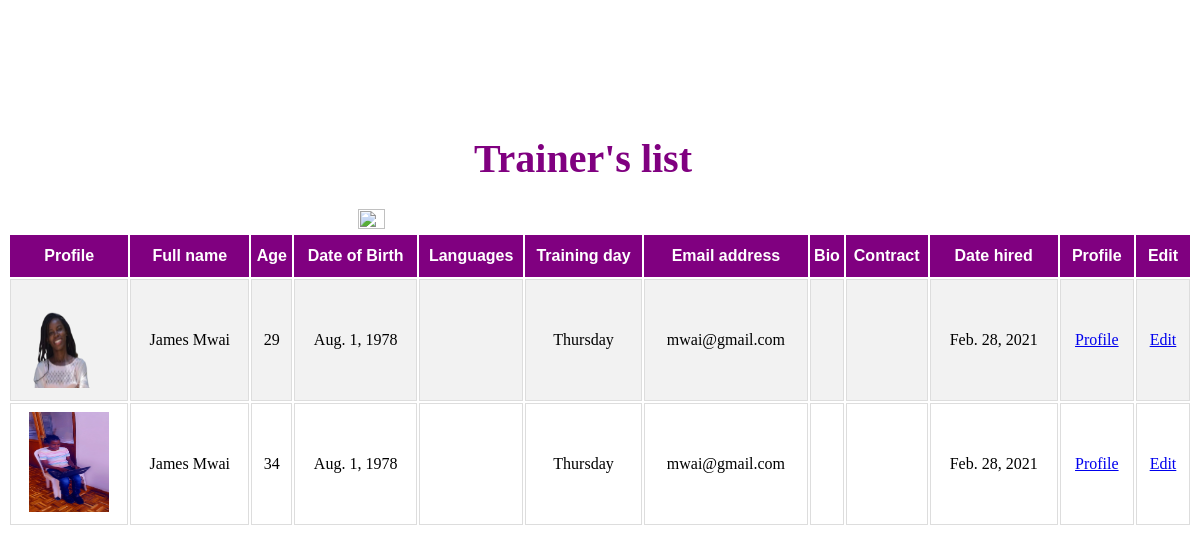
The page /trainer/trainer_list/ on the database as committed earlier.
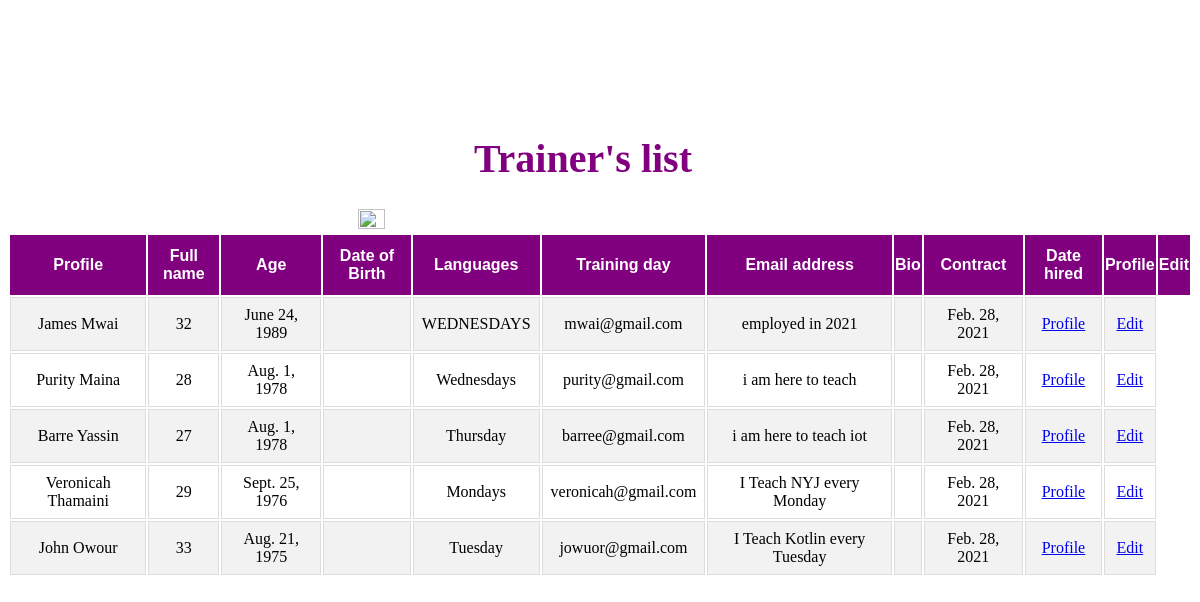
The same page on the database as committed later.
### trainer/models.py (models this page shows)
class Trainer(models.Model):
        first_name=models.CharField(max_length=12)
        last_name=models.CharField(max_length=12)
        age=models.PositiveSmallIntegerField()
        date_of_birth=models.DateField(max_length=10)
        Languages=models.TextField(null=True,blank=True)
        Training_day=models.CharField(max_length=12)
        Email_address=models.EmailField(null=True,blank=True)
        Date_joined=models.DateField(null=True,blank=True)
        profile=models.ImageField(upload_to='documents/',null=True)
        Bio=models.TextField(null=True,blank=True)
        Contract=models.FileField()
        Date_hired=models.DateField(blank=True,null=True)
        def full_name(self):
                return f"{self.first_name} {self.last_name}"

### trainer/views.py (the view)
# urls.py: path('trainer_list/',trainer_list,name='trainer_list'),
def trainer_list(request):
    trainers=Trainer.objects.all()
    return render(request,"trainer_list.html",{"trainers":trainers})

### trainer/templates/trainer_list.html (shortened to what this page needs)
<!DOCTYPE html>
<html lang="en">
<head>
</head>
<body>
    <h1 style="text-align: center;">Trainer's list</h1>
         <img class="image" src="https://previews.123rf.com/images/vectorkif/vectorkif1803/vectorkif180300175/98116905-african-american-business-man-and-business-woman-cartoon-characters-smiling-businessman-and-business.jpg" height= "15%" width= "15%"/>
    <table class="table" >
        <tr>
            <th>Profile</th>
            <th>Full name</th>
            <th>Age</th>
            <th>Date of Birth</th>
            <th>Languages</th>
            <th>Training day</th>
            <th>Email address</th>
            <th>Bio</th>
            <th>Contract</th>
            <th>Date hired</th>
            <th>Profile</th>
            <th>Edit</th>
        </tr>
        {% for trainer in trainers %}
        <tr>
            {% if trainer.profile %}
            <td><img src="{{trainer.profile.url}}" width="80px" height="100px"></td>
            {% endif %}
            <td>{{trainer.full_name}}</td>
            <td>{{trainer.age}}</td>
            <td>{{trainer.date_of_birth}}</td>
            <td>{{trainer.languages}}</td>
            <td>{{trainer.Training_day}}</td>
            <td>{{trainer.Email_address}}</td>
            <td>{{trainer.Bio}}</td>
            <td>{{trainer.contract}}</td>
            <td>{{trainer.Date_hired}}</td>
           <td><a href="{% url 'trainer_profile' id=trainer.id%}"> Profile</a></td>
         <td><a href="{% url 'edit_trainer' id=trainer.id%}">Edit</a></td>
    </tr>
    {% endfor %}
    </table>
</body>
</html>

Rows that differ between the two databases and show on the page:
changed Trainer "James Mwai": age "29" → "32"; date_of_birth "Aug. 1, 1978" → "June 24, 1989"; Training_day "Thursday" → "WEDNESDAYS"; Bio (not shown) → "employed in 2021"
changed Trainer: full_name "James Mwai" → "Purity Maina"; age "34" → "28"; Training_day "Thursday" → "Wednesdays"; Email_address "mwai@gmail.com" → "purity@gmail.com"; Bio (not shown) → "i am here to teach"
added Trainer: full_name "Barre Yassin", age "27", date_of_birth "Aug. 1, 1978", Training_day "Thursday", Email_address "barree@gmail.com", Bio "i am here to teach iot", Date_hired "Feb. 28, 2021"
added Trainer: full_name "Veronicah Thamaini", age "29", date_of_birth "Sept. 25, 1976", Training_day "Mondays", Email_address "veronicah@gmail.com", Bio "I Teach NYJ every Monday", Date_hired "Feb. 28, 2021"
added Trainer: full_name "John Owour", age "33", date_of_birth "Aug. 21, 1975", Training_day "Tuesday", Email_address "jowuor@gmail.com", Bio "I Teach Kotlin every Tuesday", Date_hired "Feb. 28, 2021"
